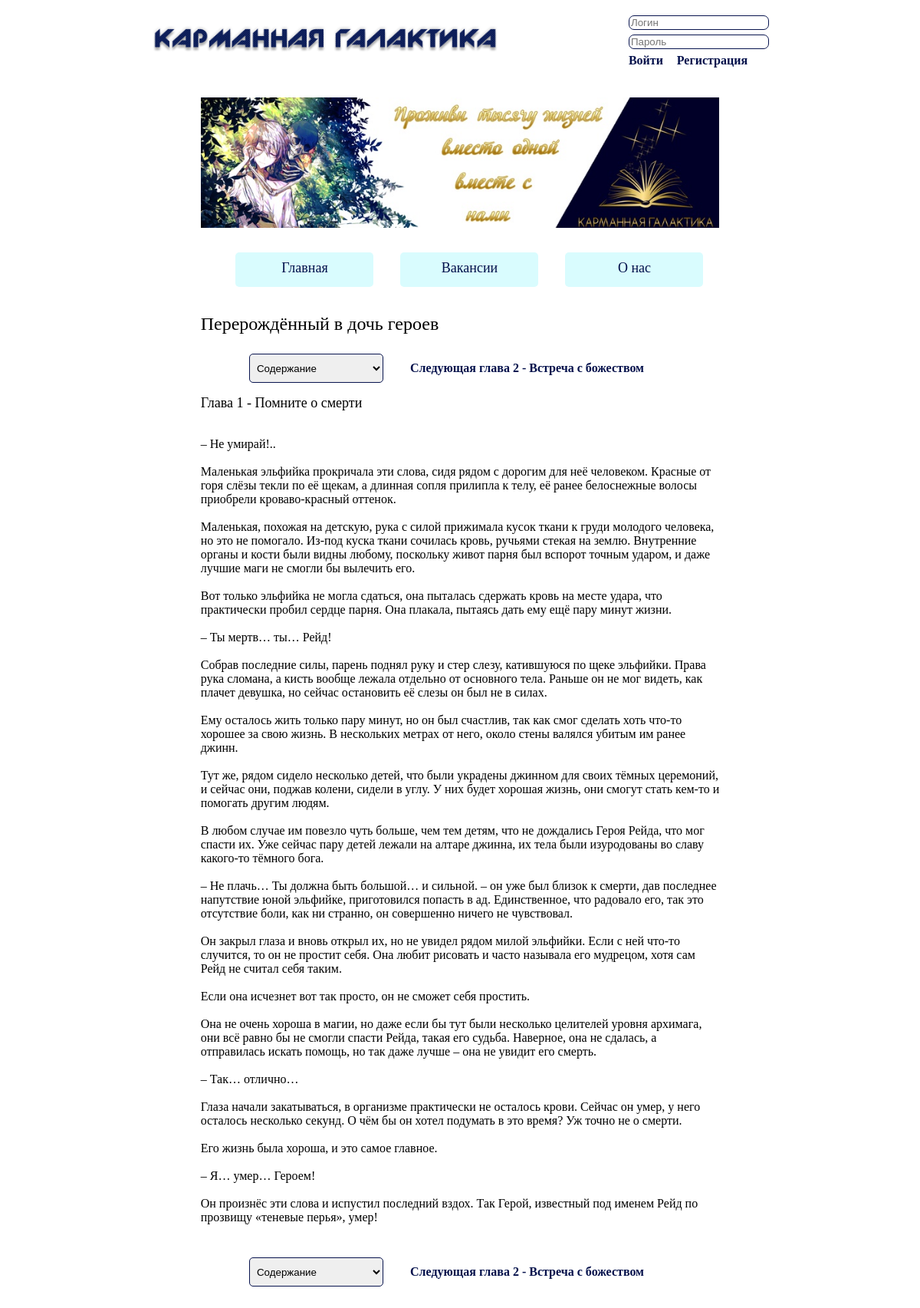
Page /ranobe/1/4/ on the committed database.
### Ranobe_App/models.py (models this page shows, shortened)
class Ranobe_Reading(models.Model):
    name = models.CharField(max_length=150)
    chapterNumber = models.IntegerField()
    ranobe = models.ForeignKey(Ranobe, on_delete=models.CASCADE)
    text = models.TextField()
    def __str__(self):
        return (f"{self.chapterNumber} - {self.name}")

class Ranobe(models.Model):
    name = models.CharField(max_length=200)
    author = models.ForeignKey(Author, on_delete=models.CASCADE)
    genres = models.ManyToManyField(Genre)
    date = models.DateField()
    image = models.CharField(max_length=300)
    description = models.TextField()
    japaneseName = models.CharField(max_length=200)
    englishName = models.CharField(max_length=200)
    translator = models.CharField(max_length=50)
    editor = models.CharField(max_length=50)
    statusOfTranslate = models.CharField(max_length=50)
    statusOfTitle = models.CharField(max_length=50)

### Ranobe_App/views.py (the view)
# urls.py: path('ranobe/<int:id>/<int:chapterId>/', views.reader, name="reader_url"),
def reader(request, id, chapterId):
    ranobe_read = Ranobe_Reading.objects.get(ranobe_id = id, id = chapterId)
    chaptersList = []
    ranobes = Ranobe_Reading.objects.all()
    for r in ranobes:
        if r.ranobe.id == id:
            chaptersList.append(r)
    now = 0
    prev = 0
    prevChapterId = 0
    next = 0
    nextChapterId = 0
    for i in range(len(chaptersList)):
        if chaptersList[i].id == chapterId:
            now = i
    if now == 0:
        prev = None
    else:
        prev = now - 1
    if now == len(chaptersList) - 1:
        next = None
    else:
        next = now + 1
    if prev is not None:
        prevChapterId = chaptersList[prev]
    else:
        prevChapterId = None
    if next is not None:
        nextChapterId = chaptersList[next]
    else:
        nextChapterId = None
    return render(request, 'ranobe_reader.html', {"chaptersList": chaptersList, "ranobe_read": ranobe_read,
                                                  "prev": prevChapterId, "next": nextChapterId})

### Ranobe_App/templates/ranobe_reader.html (shortened to what this page needs)
{% extends 'layout.html' %}
{% load static %}
{% block content %}
		<div class="reader">
			<p><font class="nameRanobe">{{ ranobe_read.ranobe.name }}</font></p>
			<div class="readerButton">
				<select  onchange="window.location.href = this.options[this.selectedIndex].value">
					<option>Содержание</option>
				</select>
				{% if next is not None %}
				<a href="/ranobe/{{ ranobe_read.ranobe.id }}/{{ next.id }}">Следующая глава  {{ next }}</a>
			{% endif %}
				</div>
			<p><font class="NameGlava">Глава {{ ranobe_read }}</font></p>
			<font class="ReadGlava">
{{ ranobe_read.text }}
			</font></p>
			<div class="readerButton">
				<select  onchange="window.location.href = this.options[this.selectedIndex].value">
					<option>Содержание</option>
				</select>
				{% if next is not None %}
				<a href="/ranobe/{{ ranobe_read.ranobe.id }}/{{ next.id }}">Следующая глава  {{ next }}</a>
			{% endif %}
				</div>
		</div>
{% endblock content %}

### Ranobe_App/static/css/style.css (style rules this page uses)
.nameRanobe { font-size: 24px; font-family: "Tahoma"; }
a { text-decoration: none; color: #000; }
.reader { margin-top: 25px; margin-bottom: 50px; margin: 25px 0% 50px 10%; width: 80%; }
.reader a { margin: 10px 35px; color: #03104b; font-family: "Tahoma"; font-size: 16px; font-weight: bold; }
.readerButton { display: -webkit-box; display: -ms-flexbox; display: flex; -webkit-box-pack: center; -ms-flex-pack: center; justify-content: center; -ms-flex-wrap: wrap; flex-wrap: wrap; margin-top: 25px; }
.readerButton select { width: 175px; border-radius: 5px; padding: 2.5px 5px; border: 1.5px solid #09154f; }
.NameGlava { font-family: "Tahoma"; font-size: 18px; }
.ReadGlava { font-family: "Tahoma"; font-size: 16px; white-space: pre-wrap; }

### rows in the picture
Ranobe_Reading: ranobe.name "Перерождённый в дочь героев", chapterNumber+name "1 - Помните о смерти", text "– Не умирай!.. Маленькая эльфийка прокричала эти слова, сидя рядом с дорогим для неё человеком. Красные от горя слёзы текли по её щекам, а длинная сопля прилипла к телу, её ранее белоснежные волосы приобрели кроваво-красный оттенок. Маленькая, похожая на детскую, рука с силой прижимала кусок ткани к груди молодого человека, но это не помогало. Из-под куска ткани сочилась кровь, ручьями стекая на землю. Внутренние органы и кости были видны любому, поскольку живот парня был вспорот точным ударом, и даже лучшие маги не смогли бы вылечить его. Вот только эльфийка не могла сдаться, она пыталась сдержать кровь на месте удара, что практически пробил сердце парня. Она плакала, пытаясь дать ему ещё…"
Ranobe_Reading: chapterNumber+name "2 - Встреча с божеством"
